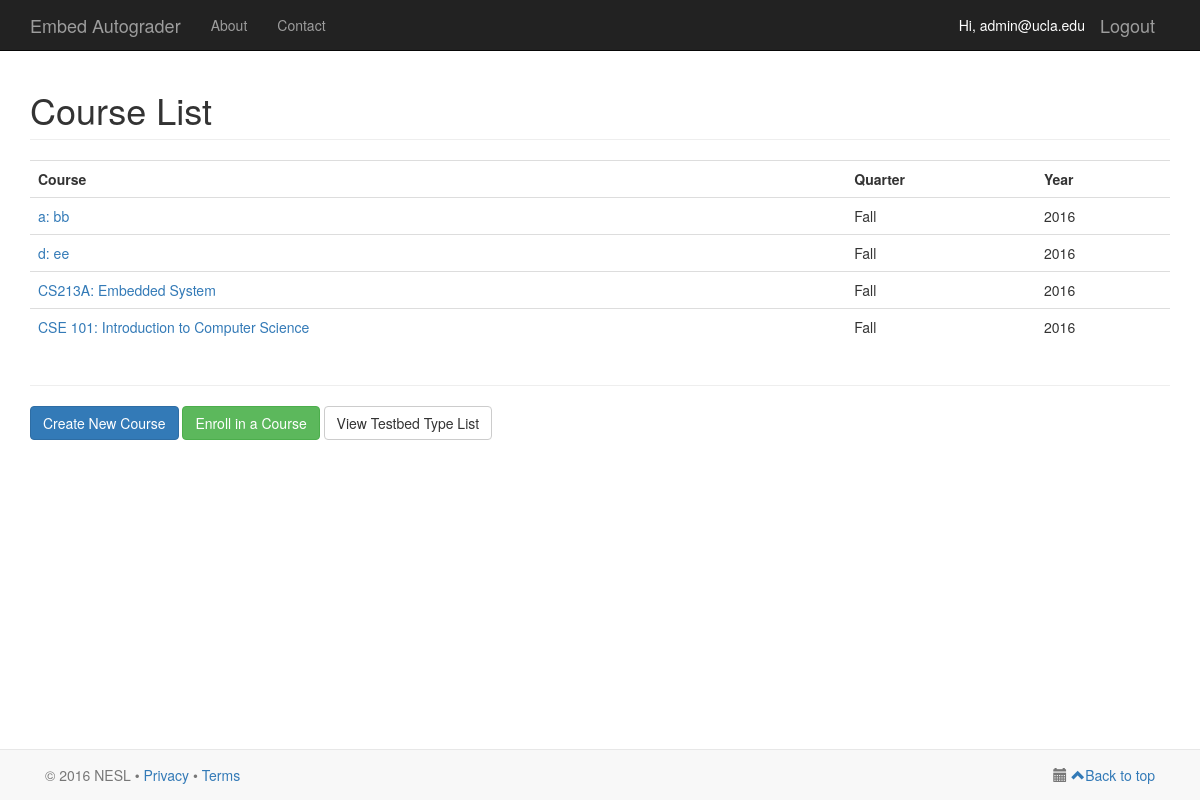
The app's page / (signed in) with its own data.
### serapis/models.py (models this page shows, shortened)
class Course(models.Model):
    FALL = 0
    WINTER = 1
    SPRING = 2
    SUMMER = 3
    QUARTER_TYPES = (
        (FALL, 'Fall'),
        (WINTER, 'Winter'),
        (SPRING, 'Spring'),
        (SUMMER, 'Summer'),
    )
    YEAR_CHOICES = []
    for r in range(2015, (datetime.datetime.now().year+2)):
        YEAR_CHOICES.append((r,r))
    owner_id = models.ForeignKey(User, on_delete = models.CASCADE)
    course_code = models.CharField(max_length = 10, default = '')
    name = models.CharField(max_length = 100, default = '')
    description = models.TextField()
    quarter = models.IntegerField(choices=QUARTER_TYPES, default=FALL)
    year = models.IntegerField(choices=YEAR_CHOICES, default=datetime.datetime.now().year)

### serapis/views.py (the view)
# urls.py: url(r'^$', views.homepage, name='homepage'),
@login_required(login_url='/login/')
def homepage(request):
    username = request.user
    user = User.objects.filter(username=username)[0]
    user_profile = UserProfile.objects.filter(user=user)[0]
    course_user_list = CourseUserList.objects.filter(user_id=user)
    course_list = [Course.objects.filter(id=cu.course_id.id)[0] for cu in course_user_list]
    template_context = {
            'user_profile': user_profile,
            'myuser': request.user,
            'course_list': course_list,
    }
    return render(request, 'serapis/homepage.html', template_context)

### serapis/templates/serapis/homepage.html (shortened to what this page needs)
{% extends 'serapis/base.html' %}
{% load staticfiles %}
{% block content %}
    <div class="container">
        <h1 class="page-header">Course List</h1>
        {% if not course_list %}
            <p>No courses are available.</p>
        {% else %}
            <div class="table-responsive">
            <table class="table table-hover">
                <tr>
                    <th>Course</th>
                    <th>Quarter</th>
                    <th>Year</th>
                </tr>
                {% for course in course_list %}
                <tr>
                    <td><a href="{% url 'course' course.id %}">{{ course.course_code }}: {{ course.name }}</a></td>
                    <td>{{ course.get_quarter_display }}</td>
                    <td>{{ course.year }}</td>
                </tr>
                {% endfor %}
            </table>
            </div>
        {% endif %}
            <hr/>
            <p>
                {% if perms.serapis.add_course %}
                    <a href="{% url 'create-course' %}" class="btn btn-primary">Create New Course</a>
                {% endif %}
                <a href="{% url 'enroll-course' %}" class="btn btn-success">Enroll in a Course</a>
                {% if perms.serapis.add_testbed %}
                    <a href="{% url 'testbed-type-list' %}" class="btn btn-default">View Testbed Type List</a>
                {% endif %}
            </p>
    </div>
{% endblock %}

### serapis/templates/serapis/base.html (shortened to what this page needs)
{% load staticfiles %}
<!DOCTYPE html>
<html lang="en">
    <head>
        <link href="{% static 'bootstrap/css/bootstrap.min.css' %}" rel="stylesheet">
        <link href="{% static 'bootstrap/css/bootstrap-datetimepicker.css' %}" rel="stylesheet">
        <link href="http://code.jquery.com/ui/1.11.1/themes/smoothness/jquery-ui.css" rel="stylesheet">
        <link rel="stylesheet" href="//maxcdn.bootstrapcdn.com/font-awesome/4.3.0/css/font-awesome.min.css">
    </head>
    <body>
        <nav class="navbar navbar-inverse navbar-fixed-top" role="navigation">
            <div class="container">
                <div class="navbar-header">
                    <a class="navbar-brand" href="{% url 'homepage' %}">Embed Autograder</a>
                </div>
                {% if myuser.is_authenticated %}
                    <a href="{% url 'logout' %}" class="navbar-brand pull-right">Logout</a>
                    <span class="navbar-brand pull-right" style="font-size:14px; color:white">Hi, {{ myuser.username }}</span>
                {% endif %}
                <div class="collapse navbar-collapse">
                    <ul class="nav navbar-nav">
                        <li><a href="#">About</a></li>
                        <li><a href="#">Contact</a></li>
                    </ul>
                </div>
            </div>
        </nav>
        {% block content %}
        {% endblock %}
        <div class="navbar navbar-default navbar-fixed-bottom">
        <div class="container">
            <p class="navbar-text pull-left">© 2016 NESL •
                <a href="http://nesl.ee.ucla.edu/privacy">Privacy</a>
                <span>•</span>
                <a href="http://nesl.ee.ucla.edu/terms">Terms</a>
            </p>
            <div class="navbar-text pull-right">
                <i class="glyphicon glyphicon-calendar" aria-hidden="true"></i>
                <a href="#Top"><span class="glyphicon-class glyphicon glyphicon-chevron-up"></span>Back to top</a>
            </div>
        </div>
    </body>
</html>

### serapis/templates/serapis/base.html (style rules this page uses)
body { padding-top: 50px; padding-bottom: 70px; }

### records on screen
Course: course_code "a", name "bb", quarter "Fall", year "2016"
Course: course_code "d", name "ee", quarter "Fall", year "2016"
Course: course_code "CS213A", name "Embedded System", quarter "Fall", year "2016"
Course: course_code "CSE 101", name "Introduction to Computer Science", quarter "Fall", year "2016"

### other values on screen
{{ myuser.username }} "admin@ucla.edu"
